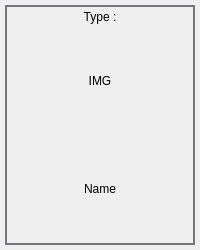
<?xml version="1.0" encoding="UTF-8"?>
<ui version="4.0">
 <class>Form</class>
 <widget class="QWidget" name="Form">
  <property name="geometry">
   <rect>
    <x>0</x>
    <y>0</y>
    <width>200</width>
    <height>250</height>
   </rect>
  </property>
  <property name="minimumSize">
   <size>
    <width>200</width>
    <height>250</height>
   </size>
  </property>
  <property name="maximumSize">
   <size>
    <width>200</width>
    <height>250</height>
   </size>
  </property>
  <property name="mouseTracking">
   <bool>false</bool>
  </property>
  <property name="windowTitle">
   <string>Form</string>
  </property>
  <property name="styleSheet">
   <string notr="true"/>
  </property>
  <layout class="QHBoxLayout" name="horizontalLayout">
   <property name="spacing">
    <number>0</number>
   </property>
   <property name="leftMargin">
    <number>5</number>
   </property>
   <property name="topMargin">
    <number>5</number>
   </property>
   <property name="rightMargin">
    <number>5</number>
   </property>
   <property name="bottomMargin">
    <number>5</number>
   </property>
   <item>
    <widget class="QFrame" name="frame">
     <property name="mouseTracking">
      <bool>true</bool>
     </property>
     <property name="styleSheet">
      <string notr="true">.QFrame{

	border: 2px solid rgb(119, 118, 123);

}
.QFrame:hover{
	border: 2px solid rgb(255, 190, 111);
}
</string>
     </property>
     <property name="frameShape">
      <enum>QFrame::StyledPanel</enum>
     </property>
     <property name="frameShadow">
      <enum>QFrame::Plain</enum>
     </property>
     <property name="lineWidth">
      <number>0</number>
     </property>
     <property name="midLineWidth">
      <number>0</number>
     </property>
     <layout class="QGridLayout" name="gridLayout">
      <property name="leftMargin">
       <number>0</number>
      </property>
      <property name="topMargin">
       <number>0</number>
      </property>
      <property name="rightMargin">
       <number>0</number>
      </property>
      <property name="bottomMargin">
       <number>0</number>
      </property>
      <property name="spacing">
       <number>0</number>
      </property>
      <item row="1" column="0">
       <widget class="QLabel" name="img_l">
        <property name="text">
         <string>IMG</string>
        </property>
        <property name="alignment">
         <set>Qt::AlignCenter</set>
        </property>
       </widget>
      </item>
      <item row="2" column="0">
       <widget class="QLabel" name="name_l">
        <property name="text">
         <string>Name</string>
        </property>
        <property name="alignment">
         <set>Qt::AlignCenter</set>
        </property>
       </widget>
      </item>
      <item row="0" column="0">
       <widget class="QLabel" name="type_l">
        <property name="maximumSize">
         <size>
          <width>16777215</width>
          <height>20</height>
         </size>
        </property>
        <property name="text">
         <string>Type :</string>
        </property>
        <property name="alignment">
         <set>Qt::AlignCenter</set>
        </property>
       </widget>
      </item>
     </layout>
    </widget>
   </item>
  </layout>
 </widget>
 <resources/>
 <connections/>
</ui>
